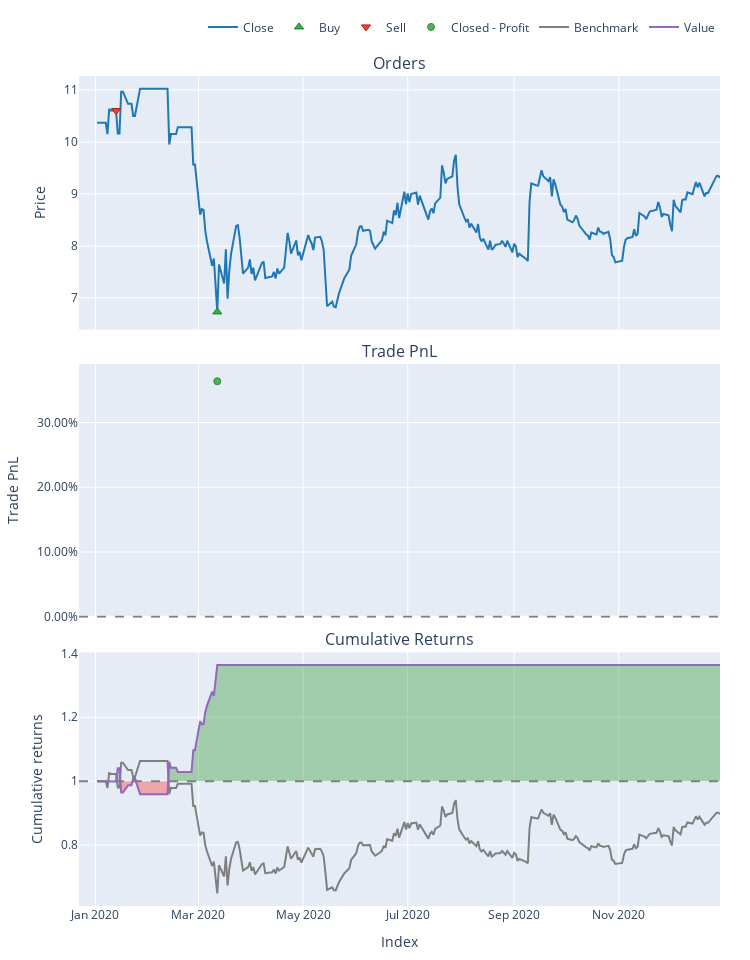
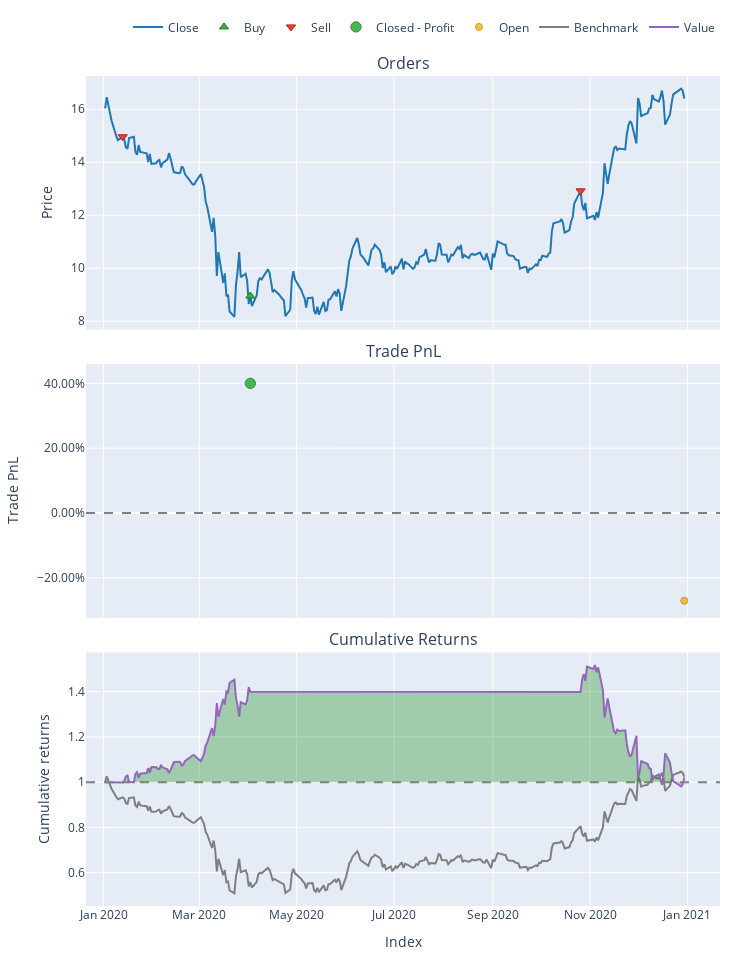
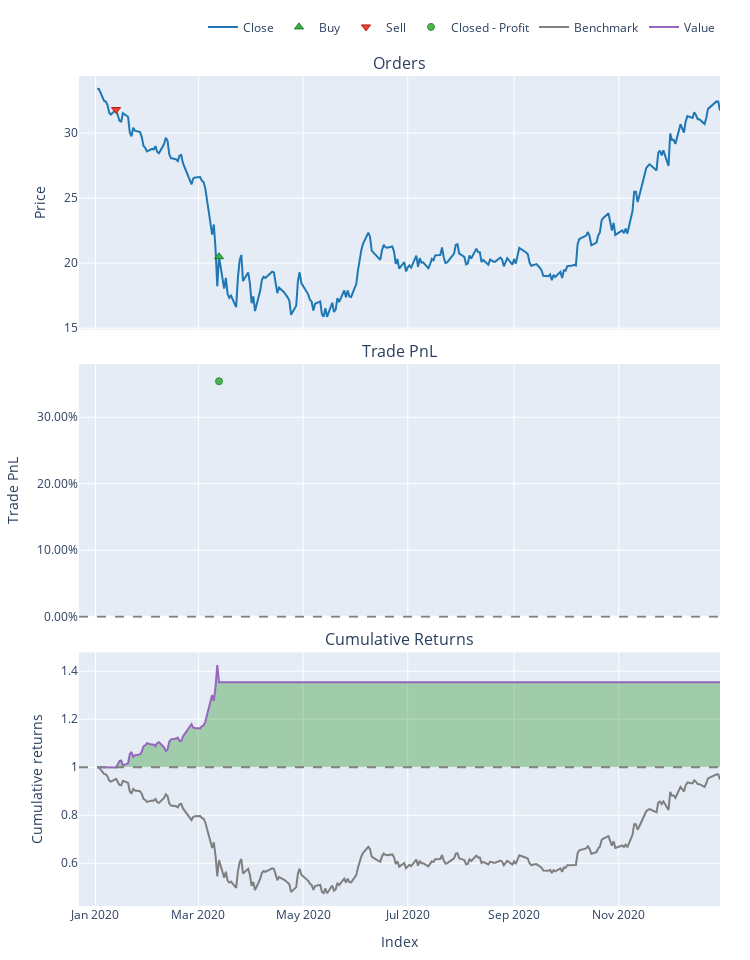
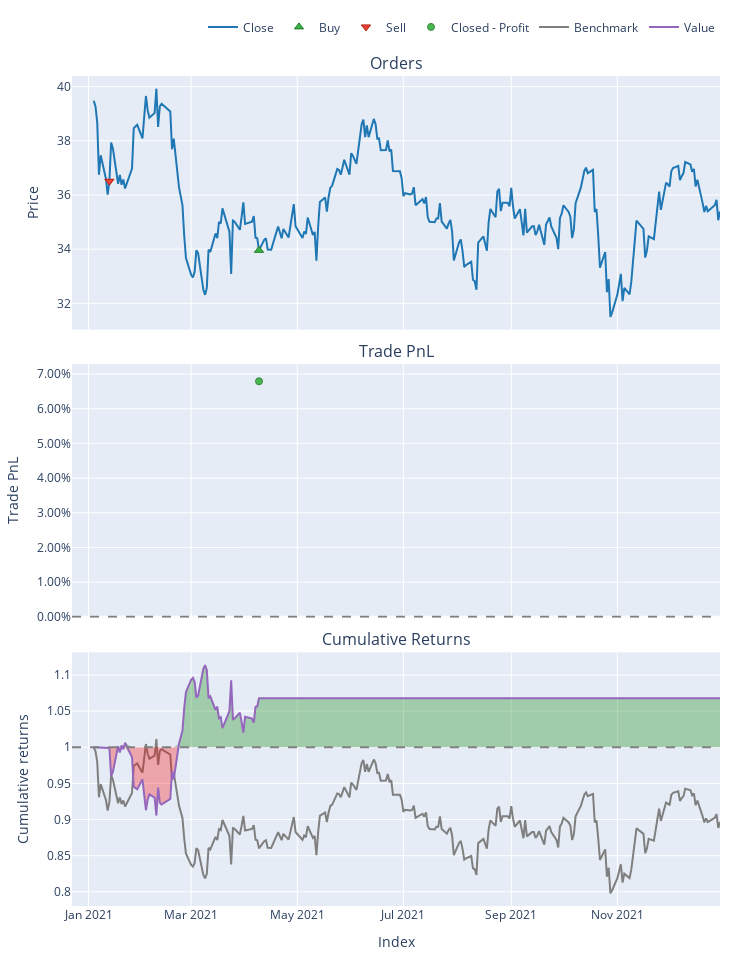

Notebook code cell kept with these figures, in order:
### Code cell
run_walk_forward()

### Figure 1 — Plotly figure (JSON) as saved in the notebook; plotly's stock layout.template omitted (floating-point values rounded to 4 significant figures; data arrays with more than 128 entries replaced by an {"elided": "..."} marker saying what was removed)
{"data": [{"legendgroup": "0", "line": {"color": "#1f77b4"}, "name": "Close", "showlegend": true, "type": "scatter", "uid": "4f0d4c84-a232-4b3e-8a62-c761f06be34e", "x": {"elided": "248 str values"}, "xaxis": "x", "y": {"elided": "248 float values"}, "yaxis": "y"}, {"customdata": [[1, 941.9, 6.34]], "hovertemplate": "Order Id: %{customdata[0]}<br>Timestamp: %{x}<br>Price: %{y}<br>Size: %{customdata[1]:.6f}<br>Fees: %{customdata[2]:.6f}", "legendgroup": "1", "marker": {"color": "#37B13F", "line": {"color": "rgb(38,123,44)", "width": 1}, "size": 8, "symbol": "triangle-up"}, "mode": "markers", "name": "Buy", "type": "scatter", "uid": "e80f8707-22f4-43aa-9b59-3323a4418250", "x": ["2020-03-12T00:00:00"], "xaxis": "x", "y": [6.731], "yaxis": "y"}, {"customdata": [[0, 941.9, 9.99]], "hovertemplate": "Order Id: %{customdata[0]}<br>Timestamp: %{x}<br>Price: %{y}<br>Size: %{customdata[1]:.6f}<br>Fees: %{customdata[2]:.6f}", "legendgroup": "2", "marker": {"color": "#EA4335", "line": {"color": "rgb(181,31,18)", "width": 1}, "size": 8, "symbol": "triangle-down"}, "mode": "markers", "name": "Sell", "type": "scatter", "uid": "ba89bda0-cf6a-4c1b-9f9f-e6ae8914bc28", "x": ["2020-01-13T00:00:00"], "xaxis": "x", "y": [10.61], "yaxis": "y"}, {"customdata": [[0, 0, 3633.0, 0.3637]], "hovertemplate": "Exit Trade Id: %{customdata[0]}<br>Position Id: %{customdata[1]}<br>Exit Timestamp: %{x}<br>PnL: %{customdata[2]:.6f}<br>Return: %{customdata[3]:.2%}", "legendgroup": "3", "marker": {"color": "#37B13F", "line": {"color": "rgb(38,123,44)", "width": 1}, "opacity": [0.9], "size": [7], "symbol": "circle"}, "mode": "markers", "name": "Closed - Profit", "type": "scatter", "uid": "43fe8764-acc0-4000-97e7-60f0429332ca", "x": ["2020-03-12T00:00:00"], "xaxis": "x2", "y": [0.3637], "yaxis": "y2"}, {"legendgroup": "4", "line": {"color": "#7f7f7f"}, "name": "Benchmark", "showlegend": true, "type": "scatter", "uid": "be36e1e2-5e48-418f-9ff4-64f5303ba299", "x": {"elided": "248 str values"}, "xaxis": "x3", "y": {"elided": "248 float values"}, "yaxis": "y3"}, {"hoverinfo": "skip", "legendgroup": "5", "line": {"color": "rgba(0, 0, 0, 0)", "width": 0}, "opacity": 0, "showlegend": false, "type": "scatter", "uid": "90453c45-ed6c-45b0-bd53-e04fdc0535cc", "x": {"elided": "248 str values"}, "xaxis": "x3", "y": {"elided": "248 int values"}, "yaxis": "y3"}, {"connectgaps": false, "fill": "tonexty", "fillcolor": "rgba(0, 128, 0, 0.3)", "hoverinfo": "skip", "legendgroup": "5", "line": {"color": "rgba(0, 0, 0, 0)", "width": 0}, "opacity": 0, "showlegend": false, "type": "scatter", "uid": "ae14f344-c0a5-4f09-b8b0-ea277f42c304", "x": {"elided": "248 str values"}, "xaxis": "x3", "y": {"elided": "248 float values"}, "yaxis": "y3"}, {"hoverinfo": "skip", "legendgroup": "5", "line": {"color": "rgba(0, 0, 0, 0)", "width": 0}, "opacity": 0, "showlegend": false, "type": "scatter", "uid": "2c52bc54-f342-4c2b-be3b-7bf4c370aeaa", "x": {"elided": "248 str values"}, "xaxis": "x3", "y": {"elided": "248 int values"}, "yaxis": "y3"}, {"connectgaps": false, "fill": "tonexty", "fillcolor": "rgba(255, 0, 0, 0.3)", "hoverinfo": "skip", "legendgroup": "5", "line": {"color": "rgba(0, 0, 0, 0)", "width": 0}, "opacity": 0, "showlegend": false, "type": "scatter", "uid": "f30e0d34-c75e-4673-ab9c-9a49a1c8ba1d", "x": {"elided": "248 str values"}, "xaxis": "x3", "y": {"elided": "248 float values"}, "yaxis": "y3"}, {"legendgroup": "6", "line": {"color": "#9467bd"}, "name": "Value", "showlegend": true, "type": "scatter", "uid": "df14308f-a83e-499b-adc7-081782c7fa2c", "x": {"elided": "248 str values"}, "xaxis": "x3", "y": {"elided": "248 float values"}, "yaxis": "y3"}, {"hoverinfo": "skip", "legendgroup": "5", "line": {"color": "rgba(0, 0, 0, 0)", "width": 0}, "opacity": 0, "showlegend": false, "type": "scatter", "uid": "175116d2-7bd4-46f0-9f0b-7a9e516bc2ee", "x": {"elided": "248 str values"}, "xaxis": "x3", "y": {"elided": "248 int values"}, "yaxis": "y3"}], "layout": {"annotations": [{"font": {"size": 16}, "showarrow": false, "text": "Orders", "x": 0.5, "xanchor": "center", "xref": "paper", "y": 1, "yanchor": "bottom", "yref": "paper"}, {"font": {"size": 16}, "showarrow": false, "text": "Trade PnL", "x": 0.5, "xanchor": "center", "xref": "paper", "y": 0.6528, "yanchor": "bottom", "yref": "paper"}, {"font": {"size": 16}, "showarrow": false, "text": "Cumulative Returns", "x": 0.5, "xanchor": "center", "xref": "paper", "y": 0.3056, "yanchor": "bottom", "yref": "paper"}], "height": 960, "legend": {"orientation": "h", "traceorder": "normal", "x": 1, "xanchor": "right", "y": 1.042, "yanchor": "bottom"}, "margin": {"b": 30, "l": 30, "r": 30, "t": 30}, "shapes": [{"line": {"color": "gray", "dash": "dash"}, "type": "line", "x0": 0, "x1": 1, "xref": "paper", "y0": 0, "y1": 0, "yref": "y2"}, {"line": {"color": "gray", "dash": "dash"}, "type": "line", "x0": 0, "x1": 1, "xref": "paper", "y0": 1, "y1": 1, "yref": "y3"}], "showlegend": true, "width": 750, "xaxis": {"anchor": "y", "domain": [0, 1], "matches": "x3", "showticklabels": false}, "xaxis2": {"anchor": "y2", "domain": [0, 1], "matches": "x3", "showticklabels": false}, "xaxis3": {"anchor": "y3", "domain": [0, 1], "title": {"text": "Index"}}, "yaxis": {"anchor": "x", "domain": [0.6944, 1], "title": {"text": "Price"}}, "yaxis2": {"anchor": "x2", "domain": [0.3472, 0.6528], "tickformat": ".2%", "title": {"text": "Trade PnL"}}, "yaxis3": {"anchor": "x3", "domain": [0, 0.3056], "title": {"text": "Cumulative returns"}}}}

### Figure 2 — Plotly figure (JSON) as saved in the notebook; plotly's stock layout.template omitted (floating-point values rounded to 4 significant figures; data arrays with more than 128 entries replaced by an {"elided": "..."} marker saying what was removed)
{"data": [{"legendgroup": "0", "line": {"color": "#1f77b4"}, "name": "Close", "showlegend": true, "type": "scatter", "uid": "6356465b-f48c-4935-8d23-9307a388ae55", "x": {"elided": "248 str values"}, "xaxis": "x", "y": {"elided": "248 float values"}, "yaxis": "y"}, {"customdata": [[1, 667.7, 5.976]], "hovertemplate": "Order Id: %{customdata[0]}<br>Timestamp: %{x}<br>Price: %{y}<br>Size: %{customdata[1]:.6f}<br>Fees: %{customdata[2]:.6f}", "legendgroup": "1", "marker": {"color": "#37B13F", "line": {"color": "rgb(38,123,44)", "width": 1}, "size": 8, "symbol": "triangle-up"}, "mode": "markers", "name": "Buy", "type": "scatter", "uid": "d7414ba4-bc7e-48a1-bcf9-f7b9d6165b8f", "x": ["2020-04-02T00:00:00"], "xaxis": "x", "y": [8.95], "yaxis": "y"}, {"customdata": [[0, 667.7, 9.99], [2, 1082.0, 13.98]], "hovertemplate": "Order Id: %{customdata[0]}<br>Timestamp: %{x}<br>Price: %{y}<br>Size: %{customdata[1]:.6f}<br>Fees: %{customdata[2]:.6f}", "legendgroup": "2", "marker": {"color": "#EA4335", "line": {"color": "rgb(181,31,18)", "width": 1}, "size": 8, "symbol": "triangle-down"}, "mode": "markers", "name": "Sell", "type": "scatter", "uid": "d5feba74-6e2a-4da7-b9cd-46d04fb60c2d", "x": ["2020-01-13T00:00:00", "2020-10-26T00:00:00"], "xaxis": "x", "y": [14.96, 12.92], "yaxis": "y"}, {"customdata": [[0, 0, 3998.0, 0.4002]], "hovertemplate": "Exit Trade Id: %{customdata[0]}<br>Position Id: %{customdata[1]}<br>Exit Timestamp: %{x}<br>PnL: %{customdata[2]:.6f}<br>Return: %{customdata[3]:.2%}", "legendgroup": "3", "marker": {"color": "#37B13F", "line": {"color": "rgb(38,123,44)", "width": 1}, "opacity": [0.9], "size": [10.34], "symbol": "circle"}, "mode": "markers", "name": "Closed - Profit", "type": "scatter", "uid": "aab2b40a-b9d8-48ef-b2a8-4680d369dff8", "x": ["2020-04-02T00:00:00"], "xaxis": "x2", "y": [0.4002], "yaxis": "y2"}, {"customdata": [[1, 1, -3787.0, -0.2708]], "hovertemplate": "Exit Trade Id: %{customdata[0]}<br>Position Id: %{customdata[1]}<br>Exit Timestamp: %{x}<br>PnL: %{customdata[2]:.6f}<br>Return: %{customdata[3]:.2%}", "legendgroup": "4", "marker": {"color": "#FFAA00", "line": {"color": "rgb(178,118,0)", "width": 1}, "opacity": [0.75], "size": [7], "symbol": "circle"}, "mode": "markers", "name": "Open", "type": "scatter", "uid": "38cd5598-4de8-4adb-891b-1135083ec312", "x": ["2020-12-30T00:00:00"], "xaxis": "x2", "y": [-0.2708], "yaxis": "y2"}, {"legendgroup": "5", "line": {"color": "#7f7f7f"}, "name": "Benchmark", "showlegend": true, "type": "scatter", "uid": "ec3fd6d5-5faa-439d-bc7a-a20b2d403253", "x": {"elided": "248 str values"}, "xaxis": "x3", "y": {"elided": "248 float values"}, "yaxis": "y3"}, {"hoverinfo": "skip", "legendgroup": "6", "line": {"color": "rgba(0, 0, 0, 0)", "width": 0}, "opacity": 0, "showlegend": false, "type": "scatter", "uid": "6806fc26-1755-48df-89bb-d8d533df72da", "x": {"elided": "248 str values"}, "xaxis": "x3", "y": {"elided": "248 int values"}, "yaxis": "y3"}, {"connectgaps": false, "fill": "tonexty", "fillcolor": "rgba(0, 128, 0, 0.3)", "hoverinfo": "skip", "legendgroup": "6", "line": {"color": "rgba(0, 0, 0, 0)", "width": 0}, "opacity": 0, "showlegend": false, "type": "scatter", "uid": "4aedf30a-05c3-49cb-a000-936d0ceda05b", "x": {"elided": "248 str values"}, "xaxis": "x3", "y": {"elided": "248 float values"}, "yaxis": "y3"}, {"hoverinfo": "skip", "legendgroup": "6", "line": {"color": "rgba(0, 0, 0, 0)", "width": 0}, "opacity": 0, "showlegend": false, "type": "scatter", "uid": "cbbb520e-0fca-473d-b46b-01030c165840", "x": {"elided": "248 str values"}, "xaxis": "x3", "y": {"elided": "248 int values"}, "yaxis": "y3"}, {"connectgaps": false, "fill": "tonexty", "fillcolor": "rgba(255, 0, 0, 0.3)", "hoverinfo": "skip", "legendgroup": "6", "line": {"color": "rgba(0, 0, 0, 0)", "width": 0}, "opacity": 0, "showlegend": false, "type": "scatter", "uid": "74533ea0-9c1b-44fc-a891-8a970deaf181", "x": {"elided": "248 str values"}, "xaxis": "x3", "y": {"elided": "248 float values"}, "yaxis": "y3"}, {"legendgroup": "7", "line": {"color": "#9467bd"}, "name": "Value", "showlegend": true, "type": "scatter", "uid": "a65537cc-f0dd-461e-9a64-88a830ab62c8", "x": {"elided": "248 str values"}, "xaxis": "x3", "y": {"elided": "248 float values"}, "yaxis": "y3"}, {"hoverinfo": "skip", "legendgroup": "6", "line": {"color": "rgba(0, 0, 0, 0)", "width": 0}, "opacity": 0, "showlegend": false, "type": "scatter", "uid": "d7979c69-d0c1-4860-958a-6678814236bc", "x": {"elided": "248 str values"}, "xaxis": "x3", "y": {"elided": "248 int values"}, "yaxis": "y3"}], "layout": {"annotations": [{"font": {"size": 16}, "showarrow": false, "text": "Orders", "x": 0.5, "xanchor": "center", "xref": "paper", "y": 1, "yanchor": "bottom", "yref": "paper"}, {"font": {"size": 16}, "showarrow": false, "text": "Trade PnL", "x": 0.5, "xanchor": "center", "xref": "paper", "y": 0.6528, "yanchor": "bottom", "yref": "paper"}, {"font": {"size": 16}, "showarrow": false, "text": "Cumulative Returns", "x": 0.5, "xanchor": "center", "xref": "paper", "y": 0.3056, "yanchor": "bottom", "yref": "paper"}], "height": 960, "legend": {"orientation": "h", "traceorder": "normal", "x": 1, "xanchor": "right", "y": 1.042, "yanchor": "bottom"}, "margin": {"b": 30, "l": 30, "r": 30, "t": 30}, "shapes": [{"line": {"color": "gray", "dash": "dash"}, "type": "line", "x0": 0, "x1": 1, "xref": "paper", "y0": 0, "y1": 0, "yref": "y2"}, {"line": {"color": "gray", "dash": "dash"}, "type": "line", "x0": 0, "x1": 1, "xref": "paper", "y0": 1, "y1": 1, "yref": "y3"}], "showlegend": true, "width": 750, "xaxis": {"anchor": "y", "domain": [0, 1], "matches": "x3", "showticklabels": false}, "xaxis2": {"anchor": "y2", "domain": [0, 1], "matches": "x3", "showticklabels": false}, "xaxis3": {"anchor": "y3", "domain": [0, 1], "title": {"text": "Index"}}, "yaxis": {"anchor": "x", "domain": [0.6944, 1], "title": {"text": "Price"}}, "yaxis2": {"anchor": "x2", "domain": [0.3472, 0.6528], "tickformat": ".2%", "title": {"text": "Trade PnL"}}, "yaxis3": {"anchor": "x3", "domain": [0, 0.3056], "title": {"text": "Cumulative returns"}}}}

### Figure 3 — Plotly figure (JSON) as saved in the notebook; plotly's stock layout.template omitted (floating-point values rounded to 4 significant figures; data arrays with more than 128 entries replaced by an {"elided": "..."} marker saying what was removed)
{"data": [{"legendgroup": "0", "line": {"color": "#1f77b4"}, "name": "Close", "showlegend": true, "type": "scatter", "uid": "22f1863a-340f-4125-a003-489150018a87", "x": {"elided": "248 str values"}, "xaxis": "x", "y": {"elided": "248 float values"}, "yaxis": "y"}, {"customdata": [[1, 314.0, 6.436]], "hovertemplate": "Order Id: %{customdata[0]}<br>Timestamp: %{x}<br>Price: %{y}<br>Size: %{customdata[1]:.6f}<br>Fees: %{customdata[2]:.6f}", "legendgroup": "1", "marker": {"color": "#37B13F", "line": {"color": "rgb(38,123,44)", "width": 1}, "size": 8, "symbol": "triangle-up"}, "mode": "markers", "name": "Buy", "type": "scatter", "uid": "a6759318-5e2c-492f-ab5a-22dbd703a987", "x": ["2020-03-13T00:00:00"], "xaxis": "x", "y": [20.49], "yaxis": "y"}, {"customdata": [[0, 314.0, 9.99]], "hovertemplate": "Order Id: %{customdata[0]}<br>Timestamp: %{x}<br>Price: %{y}<br>Size: %{customdata[1]:.6f}<br>Fees: %{customdata[2]:.6f}", "legendgroup": "2", "marker": {"color": "#EA4335", "line": {"color": "rgb(181,31,18)", "width": 1}, "size": 8, "symbol": "triangle-down"}, "mode": "markers", "name": "Sell", "type": "scatter", "uid": "3b321971-edeb-49da-adee-69ebe5c67190", "x": ["2020-01-13T00:00:00"], "xaxis": "x", "y": [31.81], "yaxis": "y"}, {"customdata": [[0, 0, 3538.0, 0.3541]], "hovertemplate": "Exit Trade Id: %{customdata[0]}<br>Position Id: %{customdata[1]}<br>Exit Timestamp: %{x}<br>PnL: %{customdata[2]:.6f}<br>Return: %{customdata[3]:.2%}", "legendgroup": "3", "marker": {"color": "#37B13F", "line": {"color": "rgb(38,123,44)", "width": 1}, "opacity": [0.9], "size": [7], "symbol": "circle"}, "mode": "markers", "name": "Closed - Profit", "type": "scatter", "uid": "7cf3ea54-75e1-4e4a-80fe-2b562557afb5", "x": ["2020-03-13T00:00:00"], "xaxis": "x2", "y": [0.3541], "yaxis": "y2"}, {"legendgroup": "4", "line": {"color": "#7f7f7f"}, "name": "Benchmark", "showlegend": true, "type": "scatter", "uid": "29fd6f12-6713-49f4-862c-ae7371f1276f", "x": {"elided": "248 str values"}, "xaxis": "x3", "y": {"elided": "248 float values"}, "yaxis": "y3"}, {"hoverinfo": "skip", "legendgroup": "5", "line": {"color": "rgba(0, 0, 0, 0)", "width": 0}, "opacity": 0, "showlegend": false, "type": "scatter", "uid": "f11d5b60-ead2-49f3-a8f4-634a07bd15c8", "x": {"elided": "248 str values"}, "xaxis": "x3", "y": {"elided": "248 int values"}, "yaxis": "y3"}, {"connectgaps": false, "fill": "tonexty", "fillcolor": "rgba(0, 128, 0, 0.3)", "hoverinfo": "skip", "legendgroup": "5", "line": {"color": "rgba(0, 0, 0, 0)", "width": 0}, "opacity": 0, "showlegend": false, "type": "scatter", "uid": "3149c7d1-1837-40ac-8543-a60acf2f31cf", "x": {"elided": "248 str values"}, "xaxis": "x3", "y": {"elided": "248 float values"}, "yaxis": "y3"}, {"hoverinfo": "skip", "legendgroup": "5", "line": {"color": "rgba(0, 0, 0, 0)", "width": 0}, "opacity": 0, "showlegend": false, "type": "scatter", "uid": "756b9e78-d1e5-4a8f-ac10-502b535f1083", "x": {"elided": "248 str values"}, "xaxis": "x3", "y": {"elided": "248 int values"}, "yaxis": "y3"}, {"connectgaps": false, "fill": "tonexty", "fillcolor": "rgba(255, 0, 0, 0.3)", "hoverinfo": "skip", "legendgroup": "5", "line": {"color": "rgba(0, 0, 0, 0)", "width": 0}, "opacity": 0, "showlegend": false, "type": "scatter", "uid": "cef64cf9-23ec-4e30-add0-83b34893e535", "x": {"elided": "248 str values"}, "xaxis": "x3", "y": {"elided": "248 float values"}, "yaxis": "y3"}, {"legendgroup": "6", "line": {"color": "#9467bd"}, "name": "Value", "showlegend": true, "type": "scatter", "uid": "f87345eb-b967-4377-9c8e-99e59c444dbf", "x": {"elided": "248 str values"}, "xaxis": "x3", "y": {"elided": "248 float values"}, "yaxis": "y3"}, {"hoverinfo": "skip", "legendgroup": "5", "line": {"color": "rgba(0, 0, 0, 0)", "width": 0}, "opacity": 0, "showlegend": false, "type": "scatter", "uid": "ce055a3d-d6c4-42ab-a30e-769211a27e6b", "x": {"elided": "248 str values"}, "xaxis": "x3", "y": {"elided": "248 int values"}, "yaxis": "y3"}], "layout": {"annotations": [{"font": {"size": 16}, "showarrow": false, "text": "Orders", "x": 0.5, "xanchor": "center", "xref": "paper", "y": 1, "yanchor": "bottom", "yref": "paper"}, {"font": {"size": 16}, "showarrow": false, "text": "Trade PnL", "x": 0.5, "xanchor": "center", "xref": "paper", "y": 0.6528, "yanchor": "bottom", "yref": "paper"}, {"font": {"size": 16}, "showarrow": false, "text": "Cumulative Returns", "x": 0.5, "xanchor": "center", "xref": "paper", "y": 0.3056, "yanchor": "bottom", "yref": "paper"}], "height": 960, "legend": {"orientation": "h", "traceorder": "normal", "x": 1, "xanchor": "right", "y": 1.042, "yanchor": "bottom"}, "margin": {"b": 30, "l": 30, "r": 30, "t": 30}, "shapes": [{"line": {"color": "gray", "dash": "dash"}, "type": "line", "x0": 0, "x1": 1, "xref": "paper", "y0": 0, "y1": 0, "yref": "y2"}, {"line": {"color": "gray", "dash": "dash"}, "type": "line", "x0": 0, "x1": 1, "xref": "paper", "y0": 1, "y1": 1, "yref": "y3"}], "showlegend": true, "width": 750, "xaxis": {"anchor": "y", "domain": [0, 1], "matches": "x3", "showticklabels": false}, "xaxis2": {"anchor": "y2", "domain": [0, 1], "matches": "x3", "showticklabels": false}, "xaxis3": {"anchor": "y3", "domain": [0, 1], "title": {"text": "Index"}}, "yaxis": {"anchor": "x", "domain": [0.6944, 1], "title": {"text": "Price"}}, "yaxis2": {"anchor": "x2", "domain": [0.3472, 0.6528], "tickformat": ".2%", "title": {"text": "Trade PnL"}}, "yaxis3": {"anchor": "x3", "domain": [0, 0.3056], "title": {"text": "Cumulative returns"}}}}

### Figure 4 — Plotly figure (JSON) as saved in the notebook; plotly's stock layout.template omitted (floating-point values rounded to 4 significant figures; data arrays with more than 128 entries replaced by an {"elided": "..."} marker saying what was removed)
{"data": [{"legendgroup": "0", "line": {"color": "#1f77b4"}, "name": "Close", "showlegend": true, "type": "scatter", "uid": "1c1592f1-479e-4578-91bc-418100733d87", "x": {"elided": "247 str values"}, "xaxis": "x", "y": {"elided": "247 float values"}, "yaxis": "y"}, {"customdata": [[1, 273.6, 9.292]], "hovertemplate": "Order Id: %{customdata[0]}<br>Timestamp: %{x}<br>Price: %{y}<br>Size: %{customdata[1]:.6f}<br>Fees: %{customdata[2]:.6f}", "legendgroup": "1", "marker": {"color": "#37B13F", "line": {"color": "rgb(38,123,44)", "width": 1}, "size": 8, "symbol": "triangle-up"}, "mode": "markers", "name": "Buy", "type": "scatter", "uid": "e01d0210-119d-4951-a5d8-c2a8f680d509", "x": ["2021-04-09T00:00:00"], "xaxis": "x", "y": [33.96], "yaxis": "y"}, {"customdata": [[0, 273.6, 9.99]], "hovertemplate": "Order Id: %{customdata[0]}<br>Timestamp: %{x}<br>Price: %{y}<br>Size: %{customdata[1]:.6f}<br>Fees: %{customdata[2]:.6f}", "legendgroup": "2", "marker": {"color": "#EA4335", "line": {"color": "rgb(181,31,18)", "width": 1}, "size": 8, "symbol": "triangle-down"}, "mode": "markers", "name": "Sell", "type": "scatter", "uid": "2a8dd546-c922-42eb-abb8-735d8d7595c9", "x": ["2021-01-13T00:00:00"], "xaxis": "x", "y": [36.51], "yaxis": "y"}, {"customdata": [[0, 0, 678.6, 0.06793]], "hovertemplate": "Exit Trade Id: %{customdata[0]}<br>Position Id: %{customdata[1]}<br>Exit Timestamp: %{x}<br>PnL: %{customdata[2]:.6f}<br>Return: %{customdata[3]:.2%}", "legendgroup": "3", "marker": {"color": "#37B13F", "line": {"color": "rgb(38,123,44)", "width": 1}, "opacity": [0.9], "size": [7], "symbol": "circle"}, "mode": "markers", "name": "Closed - Profit", "type": "scatter", "uid": "ca41acb0-7130-4ff4-b0d2-eba1ccf23810", "x": ["2021-04-09T00:00:00"], "xaxis": "x2", "y": [0.06793], "yaxis": "y2"}, {"legendgroup": "4", "line": {"color": "#7f7f7f"}, "name": "Benchmark", "showlegend": true, "type": "scatter", "uid": "4fa8cddc-3891-421b-b298-124e58a622d6", "x": {"elided": "247 str values"}, "xaxis": "x3", "y": {"elided": "247 float values"}, "yaxis": "y3"}, {"hoverinfo": "skip", "legendgroup": "5", "line": {"color": "rgba(0, 0, 0, 0)", "width": 0}, "opacity": 0, "showlegend": false, "type": "scatter", "uid": "1e641adf-e694-4839-911d-9c1004db076e", "x": {"elided": "247 str values"}, "xaxis": "x3", "y": {"elided": "247 int values"}, "yaxis": "y3"}, {"connectgaps": false, "fill": "tonexty", "fillcolor": "rgba(0, 128, 0, 0.3)", "hoverinfo": "skip", "legendgroup": "5", "line": {"color": "rgba(0, 0, 0, 0)", "width": 0}, "opacity": 0, "showlegend": false, "type": "scatter", "uid": "07a85ddf-88e6-44a8-a848-53545ba05ffc", "x": {"elided": "247 str values"}, "xaxis": "x3", "y": {"elided": "247 float values"}, "yaxis": "y3"}, {"hoverinfo": "skip", "legendgroup": "5", "line": {"color": "rgba(0, 0, 0, 0)", "width": 0}, "opacity": 0, "showlegend": false, "type": "scatter", "uid": "5e384a75-64da-4a62-9888-b30645fc6bcf", "x": {"elided": "247 str values"}, "xaxis": "x3", "y": {"elided": "247 int values"}, "yaxis": "y3"}, {"connectgaps": false, "fill": "tonexty", "fillcolor": "rgba(255, 0, 0, 0.3)", "hoverinfo": "skip", "legendgroup": "5", "line": {"color": "rgba(0, 0, 0, 0)", "width": 0}, "opacity": 0, "showlegend": false, "type": "scatter", "uid": "e9b117d1-c692-4407-9c79-0bf30f84ffd2", "x": {"elided": "247 str values"}, "xaxis": "x3", "y": {"elided": "247 float values"}, "yaxis": "y3"}, {"legendgroup": "6", "line": {"color": "#9467bd"}, "name": "Value", "showlegend": true, "type": "scatter", "uid": "ecd57397-9e6f-4348-9ceb-030e9cb023b3", "x": {"elided": "247 str values"}, "xaxis": "x3", "y": {"elided": "247 float values"}, "yaxis": "y3"}, {"hoverinfo": "skip", "legendgroup": "5", "line": {"color": "rgba(0, 0, 0, 0)", "width": 0}, "opacity": 0, "showlegend": false, "type": "scatter", "uid": "41153308-6db2-409d-9d17-a24c84474b4d", "x": {"elided": "247 str values"}, "xaxis": "x3", "y": {"elided": "247 int values"}, "yaxis": "y3"}], "layout": {"annotations": [{"font": {"size": 16}, "showarrow": false, "text": "Orders", "x": 0.5, "xanchor": "center", "xref": "paper", "y": 1, "yanchor": "bottom", "yref": "paper"}, {"font": {"size": 16}, "showarrow": false, "text": "Trade PnL", "x": 0.5, "xanchor": "center", "xref": "paper", "y": 0.6528, "yanchor": "bottom", "yref": "paper"}, {"font": {"size": 16}, "showarrow": false, "text": "Cumulative Returns", "x": 0.5, "xanchor": "center", "xref": "paper", "y": 0.3056, "yanchor": "bottom", "yref": "paper"}], "height": 960, "legend": {"orientation": "h", "traceorder": "normal", "x": 1, "xanchor": "right", "y": 1.042, "yanchor": "bottom"}, "margin": {"b": 30, "l": 30, "r": 30, "t": 30}, "shapes": [{"line": {"color": "gray", "dash": "dash"}, "type": "line", "x0": 0, "x1": 1, "xref": "paper", "y0": 0, "y1": 0, "yref": "y2"}, {"line": {"color": "gray", "dash": "dash"}, "type": "line", "x0": 0, "x1": 1, "xref": "paper", "y0": 1, "y1": 1, "yref": "y3"}], "showlegend": true, "width": 750, "xaxis": {"anchor": "y", "domain": [0, 1], "matches": "x3", "showticklabels": false}, "xaxis2": {"anchor": "y2", "domain": [0, 1], "matches": "x3", "showticklabels": false}, "xaxis3": {"anchor": "y3", "domain": [0, 1], "title": {"text": "Index"}}, "yaxis": {"anchor": "x", "domain": [0.6944, 1], "title": {"text": "Price"}}, "yaxis2": {"anchor": "x2", "domain": [0.3472, 0.6528], "tickformat": ".2%", "title": {"text": "Trade PnL"}}, "yaxis3": {"anchor": "x3", "domain": [0, 0.3056], "title": {"text": "Cumulative returns"}}}}
